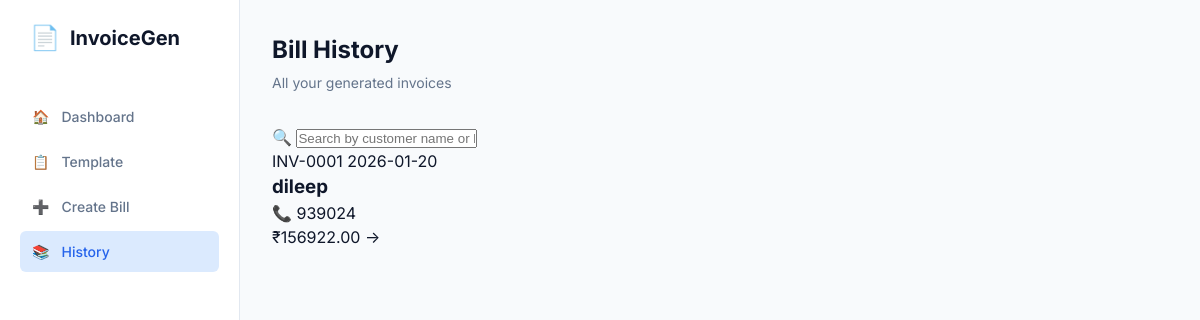
Before: /history with the older database file.
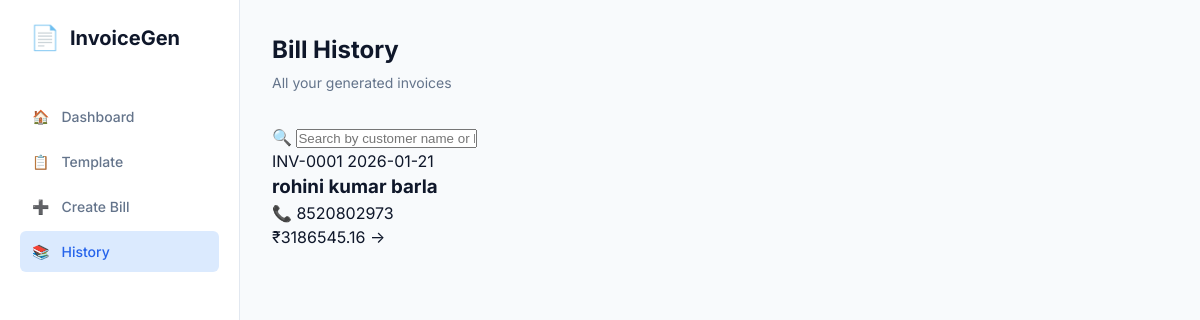
After: the same page with the newer database file.
### tables this page shows
CREATE TABLE bills (
            id INTEGER PRIMARY KEY AUTOINCREMENT,
            template_id INTEGER,
            bill_number TEXT,
            customer_name TEXT NOT NULL,
            customer_mobile TEXT,
            customer_address TEXT,
            items_json TEXT,
            subtotal REAL,
            gst_enabled INTEGER DEFAULT 0,
            gst_percentage REAL,
            gst_amount REAL,
            total REAL,
            bill_date TEXT,
            created_at TIMESTAMP DEFAULT CURRENT_TIMESTAMP,
            FOREIGN KEY (template_id) REFERENCES templates (id)
        );

### app.py (the view)
@app.route('/history')
def history():
    db = get_db()
    bills = db.execute('''
        SELECT b.*, t.business_name
        FROM bills b
        LEFT JOIN templates t ON b.template_id = t.id
        ORDER BY b.created_at DESC
    ''').fetchall()
    db.close()
    return render_template('history.html', bills=bills)

### app.py (called while the page is built)
def get_db():
    db = sqlite3.connect('invoice.db')
    db.row_factory = sqlite3.Row
    return db

### templates/history.html (shortened to what this page needs)
{% extends 'base.html' %}
{% block content %}
<div class="page-header">
    <h1 class="page-title">Bill History</h1>
    <p class="page-subtitle">All your generated invoices</p>
</div>
<div class="search-section">
    <div class="search-box">
        <span class="search-icon">🔍</span>
        <input type="text" id="searchInput" class="search-input"
            placeholder="Search by customer name or bill number...">
    </div>
</div>
{% if bills %}
<div class="history-list" id="historyList">
    {% for bill in bills %}
    <a href="{{ url_for('preview_bill', bill_id=bill.id) }}" class="history-card"
        data-customer="{{ bill.customer_name|lower }}" data-bill="{{ bill.bill_number|lower }}">
        <div class="history-card-header">
            <span class="bill-number-badge">{{ bill.bill_number }}</span>
            <span class="bill-date">{{ bill.created_at[:10] }}</span>
        </div>
        <div class="history-card-body">
            <h3 class="customer-name">{{ bill.customer_name }}</h3>
            {% if bill.customer_mobile %}
            <p class="customer-contact">📞 {{ bill.customer_mobile }}</p>
            {% endif %}
        </div>
        <div class="history-card-footer">
            <span class="total-amount">₹{{ "%.2f"|format(bill.total) }}</span>
            <span class="view-arrow">→</span>
        </div>
    </a>
    {% endfor %}
</div>
{% endif %}
{% endblock %}

### templates/base.html (shortened to what this page needs)
<!DOCTYPE html>
<html lang="en">
<head>
    <link rel="stylesheet" href="{{ url_for('static', filename='css/style.css') }}">
</head>
<body>
    <div class="app-container">
        <aside class="sidebar" id="sidebar">
            <div class="sidebar-header">
                <span class="brand-icon">📄</span>
                <span class="brand-text">InvoiceGen</span>
            </div>
            <nav class="sidebar-nav">
                <a href="{{ url_for('index') }}" class="nav-link {% if request.endpoint == 'index' %}active{% endif %}">
                    <span class="nav-icon">🏠</span>
                    <span>Dashboard</span>
                </a>
                <a href="{{ url_for('template') }}" class="nav-link {% if request.endpoint == 'template' %}active{% endif %}">
                    <span class="nav-icon">📋</span>
                    <span>Template</span>
                </a>
                <a href="{{ url_for('create_bill') }}" class="nav-link {% if request.endpoint == 'create_bill' %}active{% endif %}">
                    <span class="nav-icon">➕</span>
                    <span>Create Bill</span>
                </a>
                <a href="{{ url_for('history') }}" class="nav-link {% if request.endpoint == 'history' %}active{% endif %}">
                    <span class="nav-icon">📚</span>
                    <span>History</span>
                </a>
            </nav>
        </aside>
        <main class="main-content">
            {% block content %}{% endblock %}
        </main>
    </div>
</body>
</html>

### static/css/style.css (style rules this page uses)
:root { --bg-primary: #f8fafc; --bg-secondary: #ffffff; --bg-card: #ffffff; --bg-input: #ffffff; --brand-primary: #2563eb; --brand-dark: #1e40af; --brand-light: #dbeafe; --text-primary: #0f172a; --text-secondary: #64748b; --text-muted: #94a3b8; --border-color: #e2e8f0; --border-focus: #2563eb; --success: #10b981; --success-bg: #dcfce7; --warning: #f59e0b; --warning-bg: #fef3c7; --error: #ef4444; --error-bg: #fee2e2; --radius-sm: 4px; --radius-md: 6px; --radius-lg: 8px; --shadow-sm: 0 1px 2px 0 rgba(0, 0, 0, 0.05); --shadow-md: 0 4px 6px -1px rgba(0, 0, 0, 0.1); --font-family: 'Inter', system-ui, -apple-system, sans-serif; }
*, *::before, *::after { box-sizing: border-box; margin: 0; padding: 0; }
body { font-family: var(--font-family); background: var(--bg-primary); color: var(--text-primary); line-height: 1.5; -webkit-font-smoothing: antialiased; }
a { text-decoration: none; color: inherit; }
.app-container { display: flex; min-height: 100vh; }
.sidebar { width: 240px; background: var(--bg-secondary); border-right: 1px solid var(--border-color); position: fixed; height: 100vh; padding: 20px; z-index: 50; transition: transform 0.3s ease; }
.sidebar-header { display: flex; align-items: center; gap: 10px; margin-bottom: 40px; padding-left: 10px; }
.brand-icon { font-size: 24px; }
.brand-text { font-size: 20px; font-weight: 700; color: var(--text-primary); }
.sidebar-nav { display: flex; flex-direction: column; gap: 4px; }
.nav-link { display: flex; align-items: center; gap: 12px; padding: 10px 12px; border-radius: var(--radius-md); color: var(--text-secondary); font-size: 14px; font-weight: 500; transition: all 0.2s; }
.nav-link.active { background: var(--brand-light); color: var(--brand-primary); }
.main-content { flex: 1; margin-left: 240px; padding: 32px; max-width: 1200px; }
.page-header { margin-bottom: 32px; }
.page-title { font-size: 24px; font-weight: 700; margin-bottom: 4px; }
.page-subtitle { color: var(--text-secondary); font-size: 14px; }

Changed rows visible on the page:
changed bills "INV-0001": created_at "2026-01-20" → "2026-01-21"; customer_name "dileep" → "rohini kumar barla"; customer_mobile "939024" → "8520802973"; total "156922.00" → "3186545.16"
